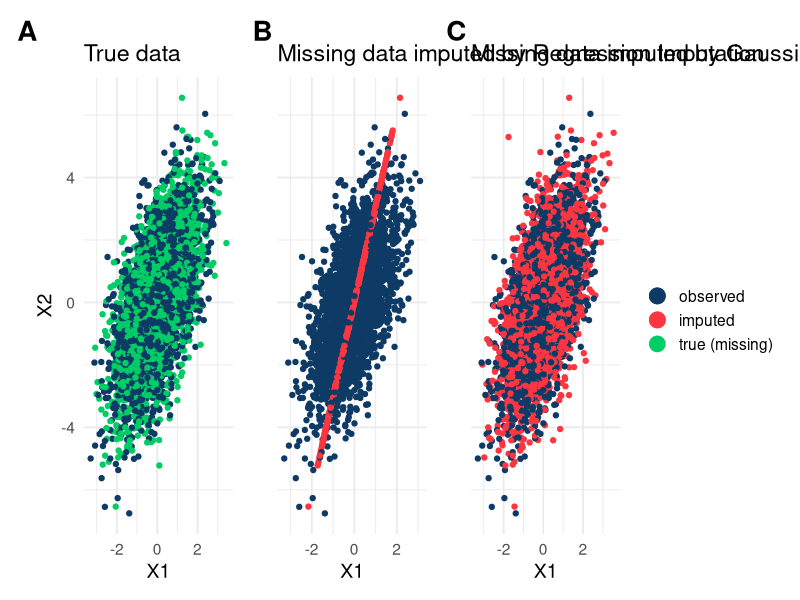

R code for this plot:

library(dplyr)
library(ggplot2)
library(patchwork)

set.seed(10)

dat <- MASS::mvrnorm(5000, mu = c(0, 0), Sigma = matrix(c(3,1,1,1), ncol=2, byrow = T))
colnames(dat) <- c("X2", "X1")
dat_full <- dat

dat[runif(5000) > 0.5, 2] <- NA 

dat_imp_norm <- mice::mice(dat, m = 1, method = "norm")
dat_imp_norm <- mice::complete(dat_imp_norm) %>% 
  mutate(missing = is.na(dat[, 2]))

dat_imp_norm.predict <- mice::mice(dat, m = 1, method = "norm.predict")
dat_imp_norm.predict <- mice::complete(dat_imp_norm.predict) %>% 
  mutate(missing = is.na(dat[, 2]))

dat_full <- dat_full %>% 
  as.data.frame() %>% 
  mutate(missing = is.na(dat[, 2]))


###################################


coef(lm(X1 ~ X2, data = dat_imp_norm.predict))
coef(lm(X2 ~ X1, data = dat_imp_norm.predict))

coef(lm(X1 ~ X2, data = dat_imp_norm))
coef(lm(X2 ~ X1, data = dat_imp_norm))


coef(lm(X1 ~ X2, data = dat_full))
coef(lm(X2 ~ X1, data = dat_full))


#############################

p1 <- ggplot(dat_imp_norm.predict, aes(x = X1, y = X2, col = missing)) +
  geom_point() +
  geom_point(aes(x = 30, y = 30, color = "new_category"), size = 5, show.legend = TRUE) +
  scale_color_manual(name = "", 
                     values = c("FALSE" = "#0D3B66", 
                                "TRUE" = "#FB3640", 
                                "new_category" = "springgreen3"),
                     labels = c("FALSE" = "observed", 
                                "TRUE" = "imputed", 
                                "new_category" = "true (missing)"),
                     breaks = c("FALSE", "TRUE", "new_category")) +
  theme_minimal(base_size = 14) +
  ggtitle("Missing data imputed by Regression Imputation") +
  xlim(min(dat_imp_norm.predict$X1), max(dat_imp_norm.predict$X1)) +
  ylim(min(dat_imp_norm.predict$X2), max(dat_imp_norm.predict$X2)) +
  theme(axis.title.y = element_blank(),
        axis.text.y = element_blank())

p2 <- ggplot(dat_imp_norm, aes(x = X1, y = X2, col = missing)) +
  geom_point() +
  theme_minimal(base_size = 14) +
  ggtitle("Missing data imputed by Gaussian Imputation") +
  geom_point(aes(x = 30, y = 30, color = "new_category"), size = 5, show.legend = TRUE) +
  scale_color_manual(name = "", 
                     values = c("FALSE" = "#0D3B66", 
                                "TRUE" = "#FB3640", 
                                "new_category" = "springgreen3"),
                     labels = c("FALSE" = "observed", 
                                "TRUE" = "imputed", 
                                "new_category" = "true (missing)"),
                     breaks = c("FALSE", "TRUE", "new_category")) +
  xlim(min(dat_imp_norm$X1), max(dat_imp_norm$X1)) +
  ylim(min(dat_imp_norm$X2), max(dat_imp_norm$X2)) +
  theme(axis.title.y = element_blank(),
        axis.text.y = element_blank())

p3 <- ggplot(dat_full, aes(x = X1, y = X2, col = missing)) +
  geom_point() +
  scale_color_manual(values = c("#0D3B66", "springgreen3"),
                     name = "", labels = c("observed", "missing")) +
  theme_minimal(base_size = 14) +
  ggtitle("True data") +
  theme(legend.position = "none")

((p3 + p1 + p2 + plot_layout(guides = "collect")) & 
    guides(color = guide_legend(override.aes = list(size = 5)))) +
  plot_annotation(tag_levels = 'A') &
  theme(plot.tag = element_text(size = 20, face = "bold"))





